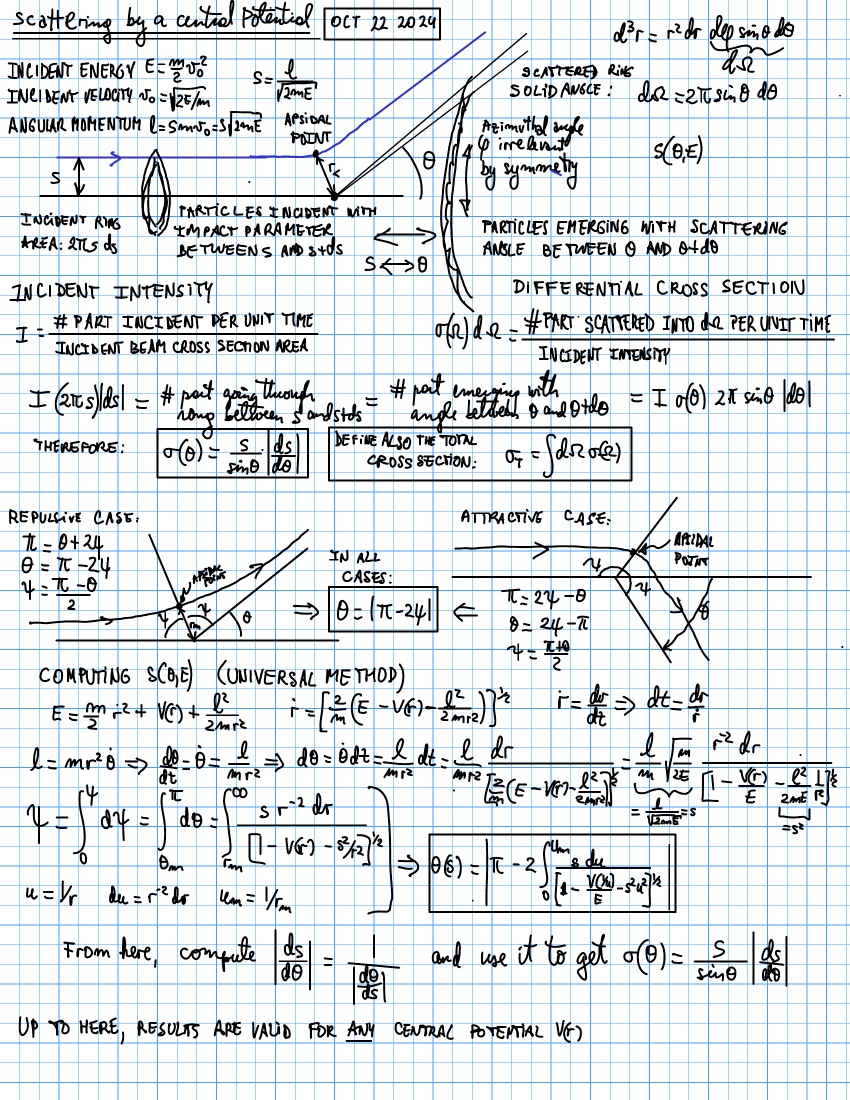
#> input picture Multi_Agent_approach/MyNotes/segments/page-1.png, 1700 x 2200 px (shown at 1/2 size); its folder holds 4 pictures in this run
$ python crop.py
#> lines starting #> are read from the running program, lines starting #| are printed output that depends on the picture
from PIL import Image

# (page, seg, y0, y1) -- full width 0-1700, independent boundaries chosen fresh
# from the rendered page images (not copied from the archived run's crops).
BOXES = [
    ("page01", "seg01", 0,    360),
    ("page01", "seg02", 260,  690),
    ("page01", "seg03", 560,  960),
    ("page01", "seg04", 850,  1300),
    ("page01", "seg05", 1150, 1650),
    ("page01", "seg06", 1550, 2200),

    ("page02", "seg01", 0,    640),
    ("page02", "seg02", 520,  1170),
    ("page02", "seg03", 1020, 1670),
    ("page02", "seg04", 1520, 2130),

    ("page03", "seg01", 0,    360),
    ("page03", "seg02", 260,  620),
    ("page03", "seg03", 520,  870),
    ("page03", "seg04", 800,  1220),
    ("page03", "seg05", 1100, 1560),
    ("page03", "seg06", 1450, 2020),

    ("page04", "seg01", 0,    460),
    ("page04", "seg02", 350,  760),
    ("page04", "seg03", 660,  1110),
    ("page04", "seg04", 1010, 1460),
    ("page04", "seg05", 1360, 1760),
    ("page04", "seg06", 1660, 2200),
]

pages = {}
for pnum in ["1", "2", "3", "4"]:
    pages[pnum] = Image.open(f"page-{pnum}.png")

for page, seg, y0, y1 in BOXES:
    pnum = page[-1]
    img = pages[pnum]
    w, h = img.size
    crop = img.crop((0, y0, w, min(y1, h)))
    crop.save(f"{page}_{seg}.png")
    print(f"{page}_{seg}.png -> {crop.size}")
#> this loop made 22 passes
#> (page, seg, y0, y1, pnum) on passes 1 to 12: ('page01', 'seg01', 0, 360, '1'), ('page01', 'seg02', 260, 690, '1'), ('page01', 'seg03', 560, 960, '1'), ('page01', 'seg04', 850, 1300, '1'), ('page01', 'seg05', 1150, 1650, '1'), ('page01', 'seg06', 1550, 2200, '1'), ('page02', 'seg01', 0, 640, '2'), ('page02', 'seg02', 520, 1170, '2'), ('page02', 'seg03', 1020, 1670, '2'), ('page02', 'seg04', 1520, 2130, '2'), ('page03', 'seg01', 0, 360, '3'), ('page03', 'seg02', 260, 620, '3')
#| page01_seg01.png -> (1700, 360)
#| page01_seg02.png -> (1700, 430)
#| page01_seg03.png -> (1700, 400)
#| page01_seg04.png -> (1700, 450)
#| page01_seg05.png -> (1700, 500)
#| page01_seg06.png -> (1700, 650)
#| page02_seg01.png -> (1700, 640)
#| page02_seg02.png -> (1700, 650)
#> (further printed lines are left out)
#> pass 1, `crop = img.crop((0, y0, w, min(y1, h)))`:
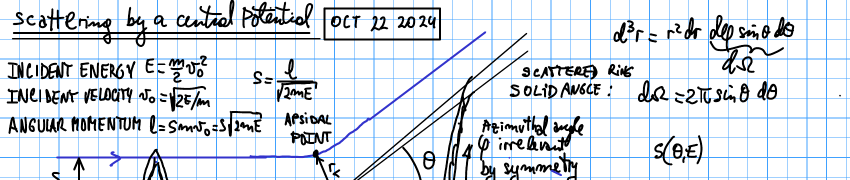
#> crop: PIL image 1700x360 RGB (shown at 1/2 size); mean R, G, B 215.6, 221.2, 227.6
#> pass 2, `crop = img.crop((0, y0, w, min(y1, h)))`:
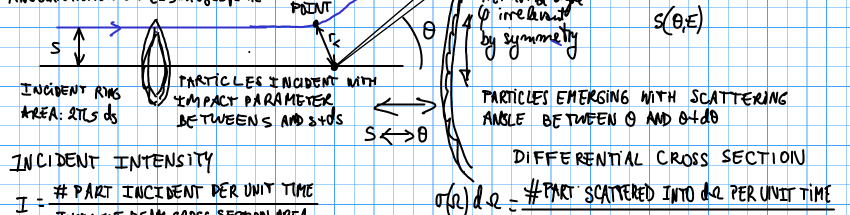
#> crop: PIL image 1700x430 RGB (shown at 1/2 size); mean R, G, B 213.9, 219.6, 225.7
#> pass 3, `crop = img.crop((0, y0, w, min(y1, h)))`:
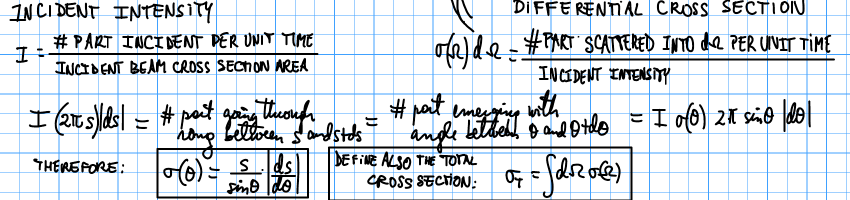
#> crop: PIL image 1700x400 RGB (shown at 1/2 size); mean R, G, B 211.8, 217.4, 222.8
#> after the loop:
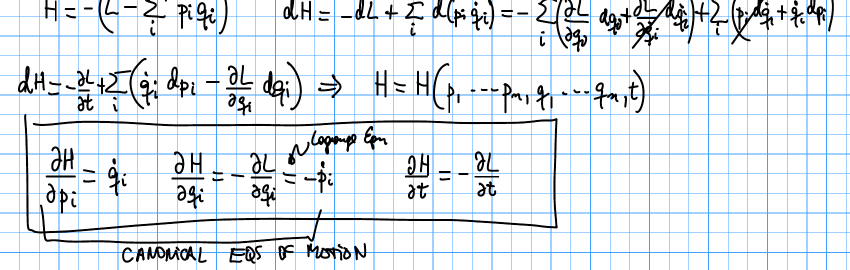
#> crop: PIL image 1700x540 RGB (shown at 1/2 size); mean R, G, B 226, 232.1, 238
